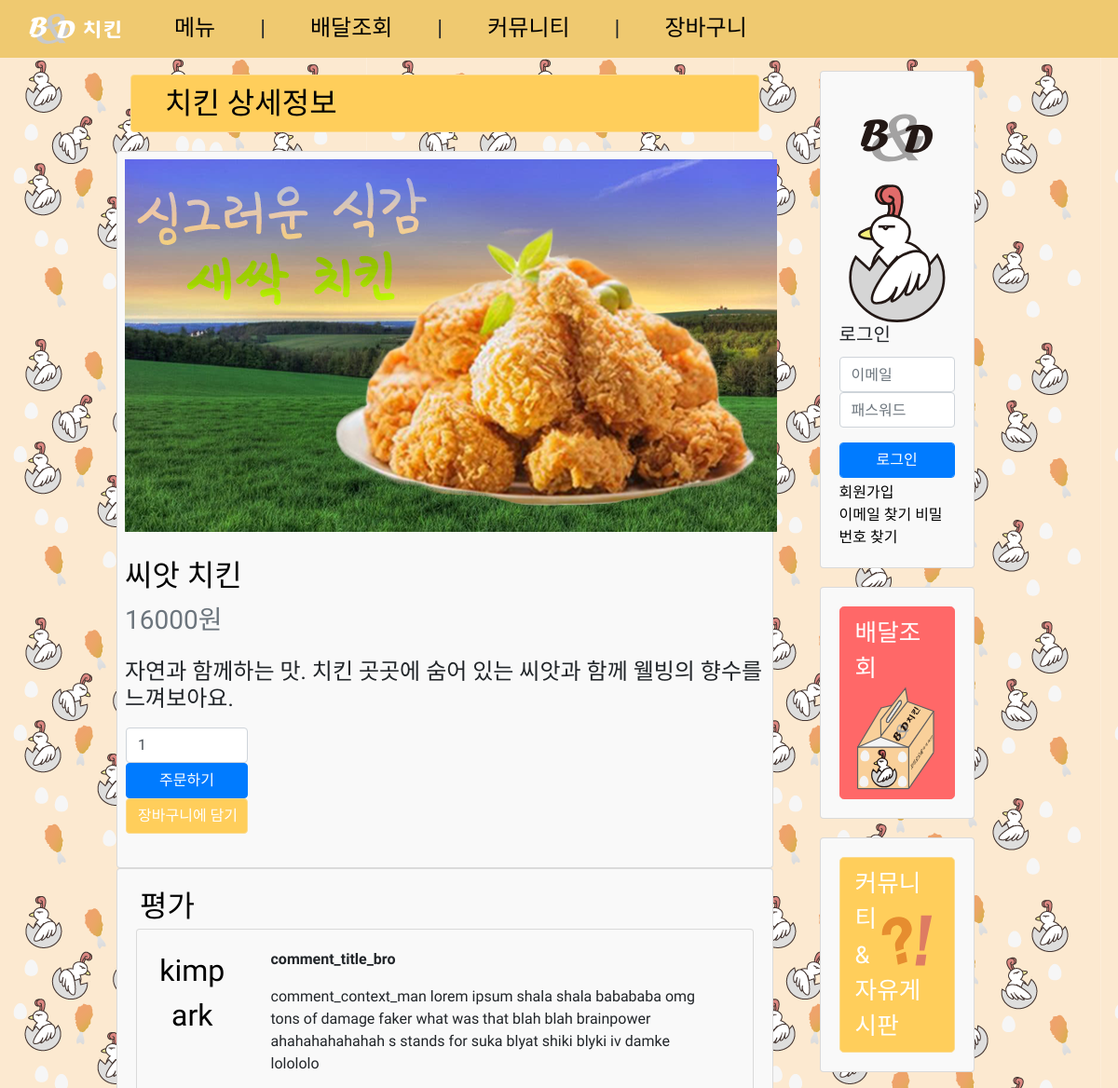
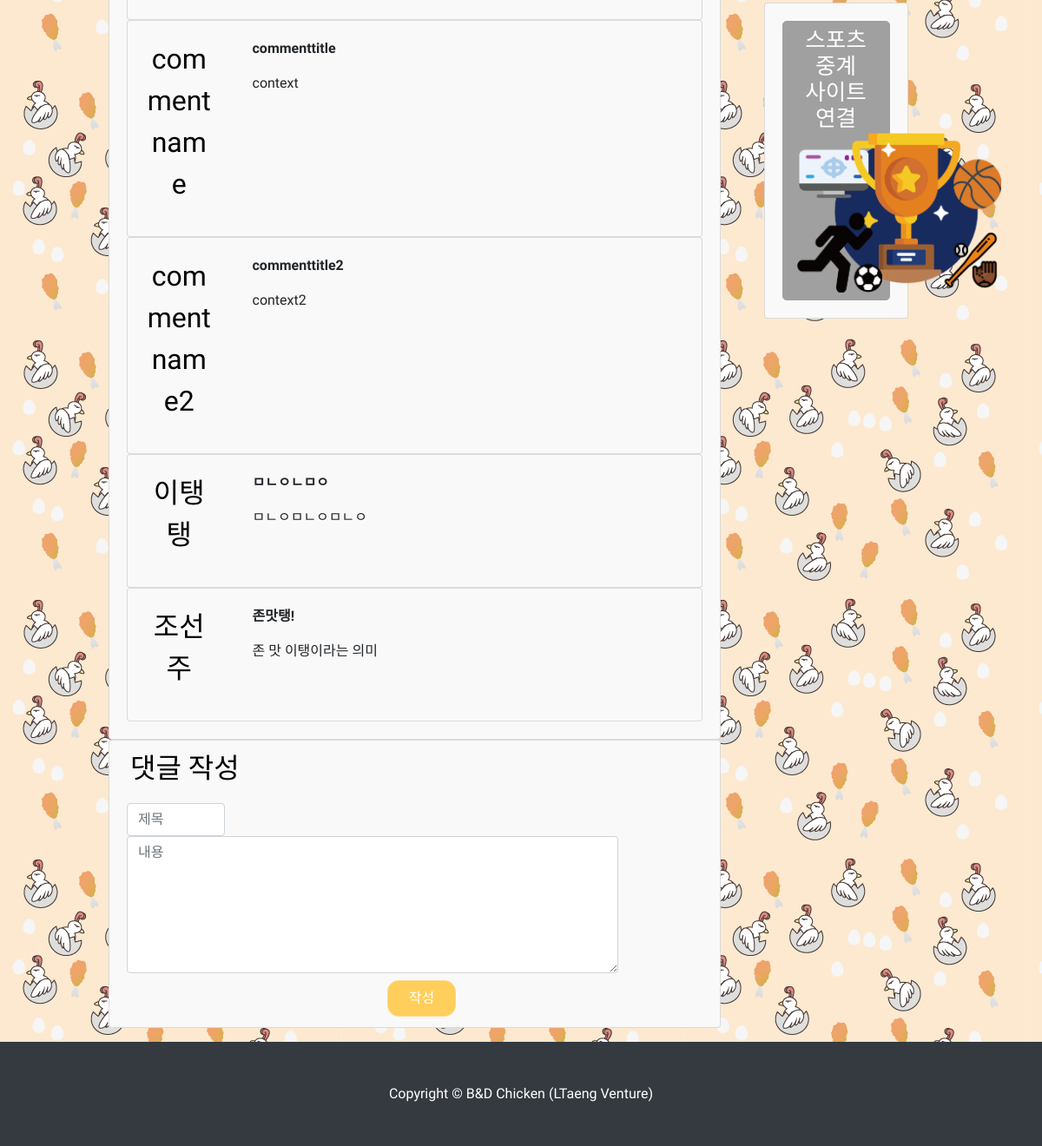
/pages/chicken/details.php?id=2, run on the app's committed database (2 pictures, top to bottom).
### tables this page shows
CREATE TABLE `items` (
  `ID` int(11) NOT NULL,
  `title` varchar(40) NOT NULL,
  `price` varchar(40) NOT NULL,
  `context` mediumtext NOT NULL,
  `rec` tinyint(1) NOT NULL
);

CREATE TABLE `items_comment` (
  `ID` int(11) NOT NULL,
  `itemsId` int(11) NOT NULL,
  `userId` int(11) NOT NULL,
  `name` varchar(40) NOT NULL,
  `title` varchar(50) NOT NULL,
  `context` text NOT NULL
);

### pages/chicken/details.php (the view, shortened to what this page needs)
<?php
include "/var/www/html/WebProgramming/sql/connection/dbconnect.php";
mysqli_query($con, "set session character_set_connection=utf8;");
mysqli_query($con, "set session character_set_results=utf8;");
mysqli_query($con, "set session character_set_client=utf8;");
?>
<!DOCTYPE html>
<html>
    <head>
    <?php include "../header.php"; ?>
    </head>
    <body>
    <?php include "../navbar.php"; ?>
  <div class="container-fluid" style="padding-left: 125px; padding-right: 125px; background-image: url('../../assets/images/background-2.png');">
    <div class="row">
         <div class="col-lg-9 text-center">
 		        <div class="col-lg-12 mt-4">
              <div class="btn btn-yellow full_button">
                <span class="huge_font" style="float: left; padding-left: 1.5rem;">치킨 상세정보</span>
              </div>
            </div>
              <div class="card">
                <div class="row no-gutters">
                   <?php
                   $sql = "SELECT `ID`, `title`, `price`, `context`,
                   (SELECT `url` FROM `item_images` WHERE `itemId` = `items`.`ID`) as `url` FROM `items` WHERE `ID` = ".$_GET['id'];
                   $result = mysqli_query($con, $sql);
                   $rows = mysqli_fetch_assoc($result);
                   echo '
                   <div class="col-auto p-2">
                     <img src="../../'.$rows['url'].'" alt="card image">
                   </div>
                   <div class="col text-left">
                     <div class="card-body px-2">
                       <h1 class="card-title huge_font" id="chicken">'.$rows['title'].'</h3>
                       <h3 class="card-subtitle text-muted mt-1">'.$rows['price'].'원</h4>
                       <h4 class="card-text mt-4"><p>'.$rows['context'].'</p>
                       <div class="form-group row">
                         <form method="post" action="payment.php">
                           <input type="hidden" name="id" value="' . $_GET['id'] .'">
                           <input class="form-control col-6 ml-3" id="_number" name="num" type="number" value="1" min="1">
                           <input class="btn btn-primary col-6 ml-3" type="submit" value="주문하기">
                           <input class="btn btn-yellow col-6 ml-3" type="button" value="장바구니에 담기" onclick="basket();">
                         </form>
                       </div>
                     </div>
                   </div>
                   ';
                    ?>
                 </div>
             </div>
             <div class="card mt-0">
               <div class="card-title mb-0">
                 <p class="huge_font text-left ml-4 mt-3 mb-0">평가</p>
               </div>
               <div class="card-body pt-0">
                 <?php
                   $sql = "SELECT `name`, `title`, `context` FROM `items_comment` WHERE itemsId = ".$_GET['id'];
                   $result = mysqli_query($con, $sql);
                   while($row = mysqli_fetch_assoc($result)) {
                     echo '
                       <div class="card mt-0">
                               <div class="card-body">
                                 <div class="row">
                                     <div class="col-md-2 huge_font">
                                       <p>'.$row['name'].'</p>
                                     </div>
                                     <div class="col-md-10">
                                         <p class="text-left col-md-12"><strong>'.$row['title'].'</strong></p>
                                         <div class="clearfix text-left col-md-12"><p>' . $row['context'] . '</p></div>
                                     </div>
                                 </div>
                         </div>
                     </div>
                     ';
                   }
                  ?>
               </div>
             </div>
             <div class="card mt-0 mb-3">
               <div class="card-title">
                 <p class="huge_font float-left ml-4 mt-2 mb-0">댓글 작성</p>
               </div>
               <div class="card-body p-1">
                 <form method="post" action="details_comment.php" class="ml-3">
                   <input class="form-control col-2" type="text" name="title" size=60 placeholder="제목" value="<?php if(isset($title)){echo $title;} ?>">
                   <textarea class="form-control col-10" name="context" cols=85 rows=6 placeholder="내용" value="<?php if(isset($context)){echo $context;} ?>" ></textarea>
                   <input class="btn btn-yellow btn-radius mx-1 my-2" type="submit" value="작성">
                 </form>
               </div>
             </div>
         </div>
         <?php include "../sidebar.php"; ?>
     </div>
  </div>
  <?php include "../footer.php"; ?>
    </body>
</html>

### css/style.css (style rules this page uses)
body { font-family: 'Do Hyeon', sans-serif; padding-top: 56px; background-color: #fff9ed; }
.full_button { width: 100%; }
.huge_font { font-size: 2rem; color: black; }
.btn-radius { padding: 0.5rem 1.5rem; border-radius: 13px; }
.btn-yellow { background-color: #ffce5b; border-color: #fcdb8d; color: white; }
.card { margin-top: 20px; background-color: #f9f9f9; }

### data on the page
items: title "씨앗 치킨", price "16000", context "자연과 함께하는 맛. 치킨 곳곳에 숨어 있는 씨앗과 함께 웰빙의 향수를 느껴보아요."
items_comment: name "kimpark", title "comment_title_bro", context "comment_context_man lorem ipsum shala shala babababa omg tons of damage faker what was that blah blah brainpower ahahahahahahah s stands for suka blyat shiki blyki iv damke lolololo"
items_comment: name "commentname", title "commenttitle", context "context"
items_comment: name "commentname2", title "commenttitle2", context "context2"
items_comment: name "이탱탱", title "ㅁㄴㅇㄴㅁㅇ", context "ㅁㄴㅇㅁㄴㅇㅁㄴㅇ"
items_comment: name "조선주", title "존맛탱!", context "존 맛 이탱이라는 의미"
